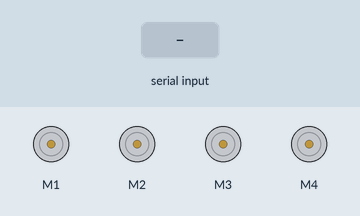
A sketch run on a simulated Arduino Uno, built with avr-gcc and run on an emulated ATmega328P. Shown: 4 × DC motor (green arrow = forward, orange = backward, longer = faster). Inputs (shaded band) come from the test bench.

Above: at 1.2 s.
1.3 s: "F" received over Serial
At 2.2 s:
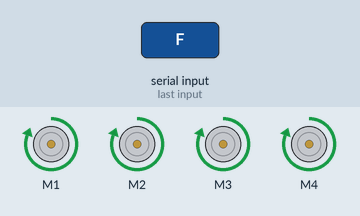
2.8 s: "B" received over Serial
At 3.4 s:
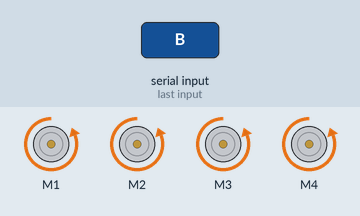
4.3 s: "L" received over Serial
At 5.5 s:
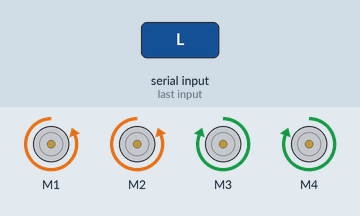
5.8 s: "R" received over Serial
At 6.8 s:
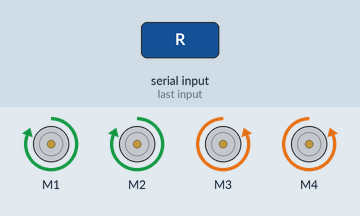
7.3 s: "I" received over Serial
At 8.0 s:
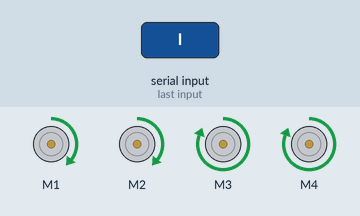
8.8 s: "J" received over Serial
At 9.1 s:
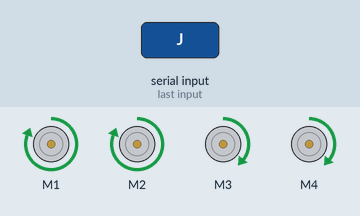
Timing chart, 0 to 11.3 s (numbered marks = the images above; inputs shaded):
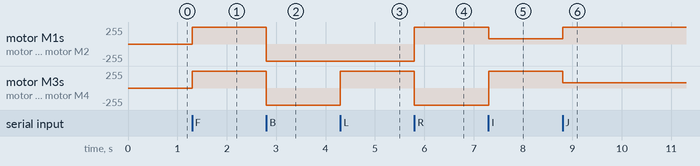

Measured:
- after the input at 1.3 s, motor M1–4: stopped → forward 255/255 at once
- after the input at 2.8 s, motor M1–4: forward 255/255 → backward 255/255 at once
- after the input at 4.3 s, motor M3, motor M4: backward 255/255 → forward 255/255 at once
- after the input at 5.8 s, motor M1, motor M2: backward 255/255 → forward 255/255 at once; motor M3, motor M4: forward 255/255 → backward 255/255 at once
- after the input at 7.3 s, motor M1, motor M2: forward 255/255 → forward 82/255 at once; motor M3, motor M4: backward 255/255 → forward 255/255 at once
- after the input at 8.8 s, motor M1, motor M2: forward 82/255 → forward 255/255 at once; motor M3, motor M4: forward 255/255 → forward 82/255 at once

The sketch:

RABCE.ino
```cpp
/*
Nombre del Proyecto: R.A.B.C.E
Nota: Para usar el Driver L293D es necesario usar la libreria "Adafruit Motor Shield"
Author: Mauricio Rodriguez
Author URI: https://github.com/MauricioRB06
Descripción: Este software  realiza el control del robot R.A.B.C.E mediante un modulo Bluetooth HC-05 a una aplicación móvil.
Version: 1.0
*/

#include <AFMotor.h>

// Definicion de Motores
AF_DCMotor motor1(1, MOTOR12_1KHZ);
AF_DCMotor motor2(2, MOTOR12_1KHZ);
AF_DCMotor motor3(3, MOTOR34_1KHZ);
AF_DCMotor motor4(4, MOTOR34_1KHZ);

int ComandoBluetooth;
int Velocidad = 255;

// Configuracion inicial.
void setup()
{
  Serial.begin(9600);  // Establecer la tasa de baudios del módulo Bluetooth.
}

void loop(){

  if(Serial.available() > 0){

    ComandoBluetooth = Serial.read();

    Detenerse(); //Inicializa los motores detenidos

          if (ComandoBluetooth == 'F'){Adelante();}

          if (ComandoBluetooth == 'B'){Atras();}

          if (ComandoBluetooth == 'L'){Izquierda();}

          if (ComandoBluetooth == 'R'){Derecha();}

          if (ComandoBluetooth == 'I'){ArribaDerecha();}

          if (ComandoBluetooth == 'J'){ArribaIzquierda();}

          if (ComandoBluetooth == 'K'){AbajoDerecha();}

          if (ComandoBluetooth == 'M'){AbajoIzquierda();}

          if (ComandoBluetooth == 'T'){Detenerse();}
  }
}

void Adelante()
{
  motor1.setSpeed(Velocidad); //Definir la velocidaddel motor
  motor1.run(FORWARD); //Girar el motor en el sentido de las agujas del reloj
  motor2.setSpeed(Velocidad); //Definir la velocidaddel motor
  motor2.run(FORWARD); //Girar el motor en el sentido de las agujas del reloj
  motor3.setSpeed(Velocidad); //Definir la velocidaddel motor
  motor3.run(FORWARD); //Girar el motor en el sentido de las agujas del reloj
  motor4.setSpeed(Velocidad); //Definir la velocidaddel motor
  motor4.run(FORWARD); //Girar el motor en el sentido de las agujas del reloj
}

void Atras()
{
  motor1.setSpeed(Velocidad); //Definir la velocidaddel motor
  motor1.run(BACKWARD); //Girar el motor en sentido contrario a las agujas del reloj
  motor2.setSpeed(Velocidad); //Definir la velocidaddel motor
  motor2.run(BACKWARD); //Girar el motor en sentido contrario a las agujas del reloj
  motor3.setSpeed(Velocidad); //Definir la velocidaddel motor
  motor3.run(BACKWARD); //Girar el motor en sentido contrario a las agujas del reloj
  motor4.setSpeed(Velocidad); //Definir la velocidaddel motor
  motor4.run(BACKWARD); //Girar el motor en sentido contrario a las agujas del reloj
}

void Izquierda()
{
  motor1.setSpeed(Velocidad); //Definir la velocidaddel motor
  motor1.run(BACKWARD); //Girar el motor en sentido contrario a las agujas del reloj
  motor2.setSpeed(Velocidad); //Definir la velocidaddel motor
  motor2.run(BACKWARD); //Girar el motor en sentido contrario a las agujas del reloj
  motor3.setSpeed(Velocidad); //Definir la velocidaddel motor
  motor3.run(FORWARD);  //Girar el motor en el sentido de las agujas del reloj
  motor4.setSpeed(Velocidad); //Definir la velocidaddel motor
  motor4.run(FORWARD);  //Girar el motor en el sentido de las agujas del reloj
}

void Derecha()
{
  motor1.setSpeed(Velocidad); //Definir la velocidaddel motor
  motor1.run(FORWARD); //Girar el motor en el sentido de las agujas del reloj
  motor2.setSpeed(Velocidad); //Definir la velocidaddel motor
  motor2.run(FORWARD); //Girar el motor en el sentido de las agujas del reloj
  motor3.setSpeed(Velocidad); //Definir la velocidaddel motor
  motor3.run(BACKWARD); //Girar el motor en sentido contrario a las agujas del reloj
  motor4.setSpeed(Velocidad); //Definir la velocidaddel motor
  motor4.run(BACKWARD); //Girar el motor en sentido contrario a las agujas del reloj
}

void ArribaIzquierda(){
  motor1.setSpeed(Velocidad); //Definir la velocidaddel motor
  motor1.run(FORWARD); //Girar el motor en el sentido de las agujas del reloj
  motor2.setSpeed(Velocidad); //Definir la velocidaddel motor
  motor2.run(FORWARD); //Girar el motor en el sentido de las agujas del reloj
  motor3.setSpeed(Velocidad/3.1);//Definir la velocidaddel motor
  motor3.run(FORWARD); //Girar el motor en el sentido de las agujas del reloj
  motor4.setSpeed(Velocidad/3.1);//Definir la velocidaddel motor
  motor4.run(FORWARD); //Girar el motor en el sentido de las agujas del reloj
}

void ArribaDerecha()
{
  motor1.setSpeed(Velocidad/3.1); //Definir la velocidaddel motor
  motor1.run(FORWARD); //Girar el motor en el sentido de las agujas del reloj
  motor2.setSpeed(Velocidad/3.1); //Definir la velocidaddel motor
  motor2.run(FORWARD); //Girar el motor en el sentido de las agujas del reloj
  motor3.setSpeed(Velocidad); //Definir la velocidaddel motor
  motor3.run(FORWARD); //Girar el motor en el sentido de las agujas del reloj
  motor4.setSpeed(Velocidad); //Definir la velocidaddel motor
  motor4.run(FORWARD); //Girar el motor en el sentido de las agujas del reloj
}

void AbajoIzquierda()
{
  motor1.setSpeed(Velocidad); //Define maximum velocity
  motor1.run(BACKWARD); //Girar el motor en sentido contrario a las agujas del reloj
  motor2.setSpeed(Velocidad); //Define maximum velocity
  motor2.run(BACKWARD); //Girar el motor en sentido contrario a las agujas del reloj
  motor3.setSpeed(Velocidad/3.1); //Define maximum velocity
  motor3.run(BACKWARD); //Girar el motor en sentido contrario a las agujas del reloj
  motor4.setSpeed(Velocidad/3.1); //Define maximum velocity
  motor4.run(BACKWARD); //Girar el motor en sentido contrario a las agujas del reloj
}

void AbajoDerecha()
{
  motor1.setSpeed(Velocidad/3.1); //Definir la velocidaddel motor
  motor1.run(BACKWARD); //Girar el motor en sentido contrario a las agujas del reloj
  motor2.setSpeed(Velocidad/3.1); //Definir la velocidaddel motor
  motor2.run(BACKWARD); //Girar el motor en sentido contrario a las agujas del reloj
  motor3.setSpeed(Velocidad); //Definir la velocidaddel motor
  motor3.run(BACKWARD); //Girar el motor en sentido contrario a las agujas del reloj
  motor4.setSpeed(Velocidad); //Definir la velocidaddel motor
  motor4.run(BACKWARD); //Girar el motor en sentido contrario a las agujas del reloj
}

void Detenerse()
{
  motor1.setSpeed(0); //Definir la velocidaddel motor
  motor1.run(RELEASE); //Detener el motor al soltar el botón
  motor2.setSpeed(0); //Definir la velocidaddel motor
  motor2.run(RELEASE); //Detener el motor al soltar el botón
  motor3.setSpeed(0); //Definir la velocidaddel motor
  motor3.run(RELEASE); //Detener el motor al soltar el botón
  motor4.setSpeed(0); //Definir la velocidaddel motor
  motor4.run(RELEASE); //Detener el motor al soltar el botón
}
```
